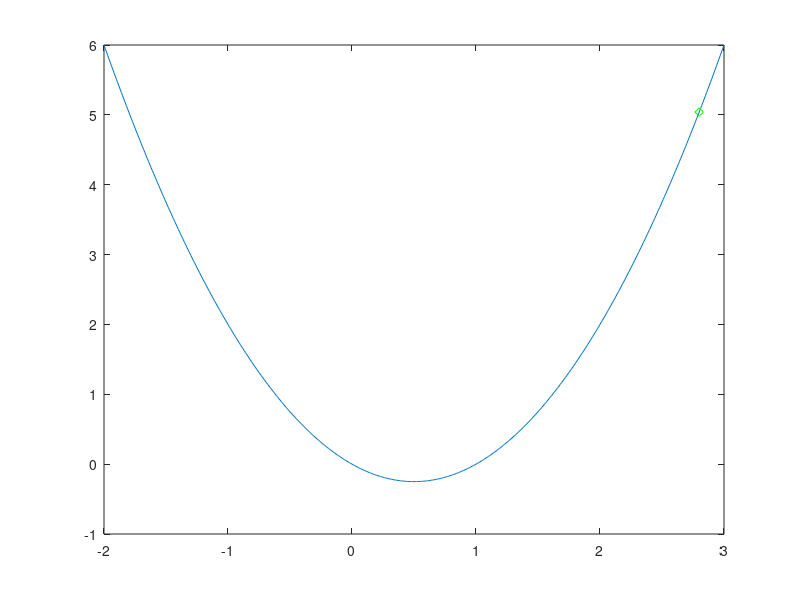

Here is the MATLAB script that generated this plot: (Note: this script raises an error after producing the figure.)
%Script to run the line search on the simple test platform
%Copyright (c) 2015 Isaiah Bell
%All rights reserved
clear
clc
close all;
%setup test function
simple = @(x) (x.^2-x);
%prepare plotting the function
test_x = [-2:0.01:3];
simple_y = simple(test_x);
plot(test_x,simple_y)
%create an objective function handle to pass around
%this returns [f, f'] of the simple function above
objective = @(x)(deal((x^2-x),(2*x-1))) 
%configure the linesearch parameters here
x_prev = 2.8;
mu_1 = 1e-4;
mu_2 = 0.9;
alpha_init = 1;
%alpha_init = input('Enter inital step length: ');
alpha_max = 3;
hold on
plot(x_prev,simple(x_prev),'gd');
hold on
%do a bad thing and have infinite while loop to simulate do while
[f_init,g_init] = objective(x_prev);
%store each run of function for plotting convergence
g_metric = [];
x_metric = [x_prev];
while true
	%compute the descent direction of the objective function
	%in this case we directly evaluate the gradient and then normalize
	[f_this,g_this] = objective(x_prev);
	p = -g_this./norm(g_this);
	step = mdoLineSearch(objective, p, x_prev, mu_1, mu_2, alpha_init, alpha_max);
	%jump to this point
	x_curr = x_prev + p*step;
	x_metric(end+1) = x_curr;
	%these two never change
	hold on
	plot(x_curr,simple(x_curr),'rd');
	hold on
	%test if the gradient has been reduced enough to quit
	[f_curr, g_curr] = objective(x_curr);
	if (norm(g_curr) < norm(g_init)*1e-25)
		g_metric(end+1) = (norm(g_curr)/norm(g_init));
		break;
	else
		g_metric(end+1) = (norm(g_curr)/norm(g_init));
	end
	x_prev = x_curr;
end
%calculate the difference from actual point
x_metric = abs(x_metric - 0.5);
%test by golden section method

fig1 = figure;
figure(fig1);
a = -2;
b = 4;
epsilon = 1e-7;
[left,right,cost_data] = mdoGoldenSection(objective,a,b,epsilon);
tolerance = (b-a)*1e-3; %visable convergence intervals
%figure out the relative error metric
gold_metric = abs(cost_data(:,1) - cost_data(:,3));
mdoPlotGoldenSectionData(cost_data, fig1, tolerance, 0.5) % using specialized plotting function
%plotting the function values
x_vals = [a-.5:0.01:b+.5];
y_vals = simple(x_vals);
plot(x_vals,y_vals)

%compare the results from the line search
fig_metric = figure;
figure(fig_metric);
semilogy(1:length(g_metric), g_metric,'kd:')
hold on

semilogy(1:length(x_metric), x_metric, 'ko-.')
hold on
semilogy(1:length(gold_metric), gold_metric, 'rd--')
hold on

title('Line search and golden section search')
xlabel('Iterations k')
legend('|g_k|/|g_0|','|x_k - x.|', '\delta_k');
%%%%%%%%%%%%%%%%%%%%%%%%%%%%%%%%%%%%%%%%%%%%%%%%%%%%%%%%%%%%%%%%%%%%%%%%%%5
%test the real question
fig2 = figure;
figure(fig2);

%create the drag equation
rho = 1.23;	%density of air kg/m^3
mu = 17.8 * 1e-6; % viscosity of air kg/(m sec)
Velocity = 35; %airspeed m/sec
S = 11.8; %planform area m^2
S_wet = 2.05*S; % wing wetted area m^2
k = 1.2; %form factor
C_l = 0.3; %lift coefficient
e = 0.96; %Oswald efficiency factor

cons_1 = k*(S_wet/S)*0.074;
cons_1 = cons_1 * (rho*Velocity*sqrt(S)/mu)^-0.2;
cons_2 = C_l^2/(pi*e);
Cd = @(A) (cons_1*(A^0.1)+ cons_2/A);
Cd_prime = @(A) (cons_1*A^-0.9/10 - cons_2/A^2);
%Reynolds = @(l_char) (rho*Velocity*l_char/mu);
%c = @(A)(sqrt(S/A));
%C_f = @(A) (0.074*(Reynolds(c(A))^-0.2));
%C_d = @(A) (k*C_f(A)*S_wet/S + C_l^2/(pi*A*e));

Aspect_ratios = [1:0.001:50];
drag_co = zeros(length(Aspect_ratios),1);
for index = 1:length(Aspect_ratios)
	drag_co(index) = Cd(Aspect_ratios(index));
end
plot(Aspect_ratios,drag_co,'b')
%%%%%%%%%%%%%%%%%%%%%%%%%%%%%%%%%%%%%%%%%%%%%%%%%%%%%%%%%%%%%%%%%%%%%%%%%%%%%
%%%%%%%%%%%%%%%%%%%%%%%%%%%%%%%%%%%%%%%%%%%%%%%%%%%%%%%%%%%%%%%%%%%%%%%%%%%%%
%%%%%%%%%%%%%%%%%%%%%%%%%%%%%%%%%%%%%%%%%%%%%%%%%%%%%%%%%%%%%%%%%%%%%%%%%%%%%
this_obj = @(A) (deal(Cd(A),Cd_prime(A)));
x_prev = 4;
mu_1 = 1e-4;
mu_2 = 0.9;
alpha_init = 1;
%alpha_init = input('Enter inital step length: ');
alpha_max = 3;
hold on
plot(x_prev,Cd(x_prev),'gd');
hold on
%do a bad thing and have infinite while loop to simulate do while
[f_init,g_init] = this_obj(x_prev);
%store each run of function for plotting convergence
sec_g_metric = [];
x_metric = [x_prev];
counter = 1;
disp('starting linesearch')
while counter < 100
	%compute the descent direction of the objective function
	%in this case we directly evaluate the gradient and then normalize
	[f_this,g_this] = this_obj(x_prev);
	p = -g_this./norm(g_this);
	step = mdoLineSearch(this_obj, p, x_prev, mu_1, mu_2, alpha_init, alpha_max);
	%jump to this point
	x_curr = x_prev + p*step;
	x_metric(end+1) = x_curr;
	%these two never change
	hold on
	plot(x_curr,Cd(x_curr),'rd');
	hold on
	%test if the gradient has been reduced enough to quit
	[f_curr, g_curr] = objective(x_curr);
	if (norm(g_curr) < norm(g_init)*1e-25)
		sec_g_metric(end+1) = (norm(g_curr)/norm(g_init));
		break;
	else
		sec_g_metric(end+1) = (norm(g_curr)/norm(g_init));
	end
	x_prev = x_curr;
	counter = counter + 1;
end
%calculate the difference from actual point
x_metric = abs(x_metric - 28.39424799779898);
%test by golden section method


a = 3;
b = 50;
epsilon = 1e-7;
[left,right,sec_cost_data] = mdoGoldenSection(this_obj,a,b,epsilon);
tolerance = (b-a)*1e-7; %visable convergence intervals
%figure out the relative error metric
gold_metric = abs(sec_cost_data(:,1) - sec_cost_data(:,3));
mdoPlotGoldenSectionData(sec_cost_data, fig2, tolerance, 0.001) % using specialized plotting function
%plotting the function values
x_vals = [a-.5:0.01:b+.5];
y_vals = zeros(length(x_vals),1);
for index = 1:length(x_vals)
	y_vals(index) = Cd(x_vals(index));
end
plot(x_vals,y_vals)

%compare the results from the line search
r_fig_metric = figure;
figure(r_fig_metric);
semilogy(1:length(sec_g_metric), sec_g_metric,'gd:')
hold on

semilogy(1:length(x_metric), x_metric, 'ko-.')
hold on
semilogy(1:length(gold_metric), gold_metric, 'rd--')
hold on

title('Second Line search and golden section search')
xlabel('Iterations k')
legend('|g_k|/|g_0|','|x_k - x.|', '\delta_k');
